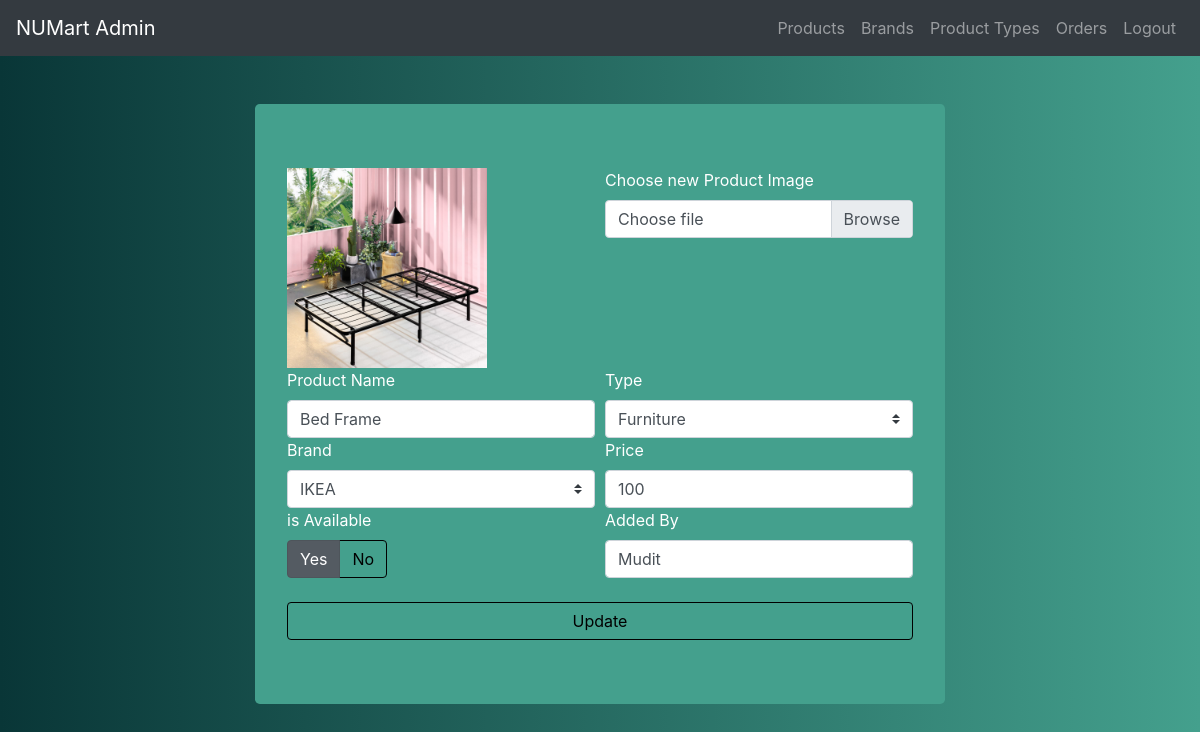
The page /project/product_update.php?pid=11 (signed in) on the database its author committed.
### tables this page shows
CREATE TABLE IF NOT EXISTS `product` (
  `product_id` int(11) NOT NULL AUTO_INCREMENT,
  `product_name` varchar(500) NOT NULL,
  `brand_id` int(11) NOT NULL,
  `producttype_id` int(11) NOT NULL,
  `product_image` varchar(500) NOT NULL,
  `price` int(11) NOT NULL,
  `addition_date` varchar(500) NOT NULL,
  `availability` varchar(1) NOT NULL,
  `addedby` varchar(500) NOT NULL,
  PRIMARY KEY (`product_id`),
  KEY `product_brand_fk` (`brand_id`),
  KEY `product_type_fk` (`producttype_id`)
);

### project/product_update.php (the view, shortened to what this page needs)
<!DOCTYPE html>
<html>
<head>
	<?php include 'head.php';
	?>
</head>
<body>
	<?php include("adminnav.php"); ?>
	<?php
	include("connect.php");
	$pid = $_REQUEST["pid"];
	$p1 = "SET @p0='".$pid."'";
	mysqli_query($cn,$p1);
	$res = mysqli_query($cn,"CALL getProduct (@p0)");
	mysqli_next_result($cn);
	$row = mysqli_fetch_array($res);
	$res2 = mysqli_query($cn,"CALL getAllTypes ()");
	mysqli_next_result($cn);
	$res3 = mysqli_query($cn,"CALL getAllBrands ()");
	?>
	<div class="container" style="margin: 0 auto;margin-top: 3em;max-width: 60%">
		<div class="jumbotron" style="background-color: #44a08d;">
			<form name="frm1" action="processProductUpdate.php" method="post" enctype="multipart/form-data">
				<div class="form-row">
					<div class="col-md-6">
						<img src="uploads/<?php echo $row[4] ?>" height="200" width="200"/>
					</div>
					<div class="col-md-6">
						<label for="validationServer01" style="color: white;">Choose new Product Image</label>
						<div class="input-group">
							<div class="custom-file">
								<label class="custom-file-label" for="customFile">Choose file</label>
							</div>
						</div>
					</div>
				</div>
				<div class="form-row">
					<div class="col-md-6">
						<label for="validationServer01" style="color: white;">Product Name</label>
						<input type="text" class="form-control " id="validationServer01"  name="ntxt" value="<?php echo $row[1] ?>" required>
					</div>
					<div class="col-md-6">
						<label for="validationServer01" style="color: white;">Type</label>
						<select class="custom-select" name="tytxt">
							<?php
							while($row3 = mysqli_fetch_array($res2))
							{
								if($row3[0] == $row[3]) {
								?>
									<option value="<?php echo $row3[0] ?>" selected><?php echo $row3[1] ?></option>
									<?php
								} else { ?>
									<option value="<?php echo $row3[0] ?>"><?php echo $row3[1] ?></option>
							<?php	}
							}
							?>
						</select>
					</div>
				</div>
				<div class="form-row">
					<div class="col-md-6">
						<label for="validationServer01" style="color: white;">Brand</label>
						<select class="custom-select" name="btxt">
							<?php
							while($row3 = mysqli_fetch_array($res3))
							{
								if($row3[0] == $row[2]) {
								?>
									<option value="<?php echo $row3[0] ?>" selected><?php echo $row3[1] ?></option>
									<?php
								} else { ?>
									<option value="<?php echo $row3[0] ?>"><?php echo $row3[1] ?></option>
							<?php	}
							}
							?>
						</select>
					</div>
					<div class="col-md-6">
						<label for="validationServer01" style="color: white;">Price</label>
						<input type="text" class="form-control " id="validationServer01" name="ptxt" value="<?php echo $row[5] ?>" required>
					</div>
				</div>
				<div class="form-row">
					<div class="col-md-6">
						<label for="validationServer05" style="color: white;">is Available</label>
						<br>
						<div class="btn-group btn-group-toggle" data-toggle="buttons">
							<?php
							if($row[7]=="Y")
							{
								?>
								<label class="btn btn-secondary active">
									<input type="radio" name="g" value="Y" id="option1" autocomplete="off" checked> Yes
								</label>
								<label class="btn btn-secondary">
									<input type="radio" name="g" value="N" id="option2" autocomplete="off"> No
								</label>
								<?php
							}
							?>
						</div>
					</div>
					<div class="col-md-6">
						<label for="validationServer01" style="color: white;">Added By</label>
						<input type="text" class="form-control " id="validationServer01" name="atxt" value="<?php echo $row[8] ?>" required>
					</div>
				</div><br>
				<button class="btn btn-primary btn-outline-dark" type="submit" name="submit" value="Update" style="width: 100%;">Update</button>
			</form>
		</div>
	</div>
</body>
</html>

### project/web.css (style rules this page uses)
body { background: #44A08D; background: -webkit-linear-gradient(to right, #093637, #44A08D); background: linear-gradient(to right, #093637, #44A08D); }
.btn { background-color: transparent; color: black; border-color: black; }

### rows shown on the page
product: product_image (picture), ntxt "Bed Frame", ptxt "100", atxt "Mudit"

### other values the page prints
form field tytxt "Furniture"
form field btxt "IKEA"
